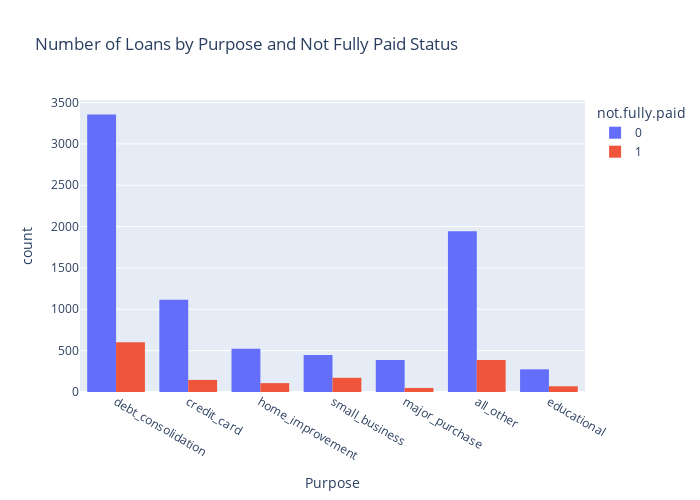

The code cell stored with this chart in its notebook:
### Markdown cell above
** Create a countplot using seaborn showing the counts of loans by purpose, with the color hue defined by not.fully.paid. **

### Code cell
import plotly.express as px

fig = px.histogram(loans, x="purpose", color="not.fully.paid", 
                   labels={"purpose":"Purpose", "count":"Count"},
                   title="Number of Loans by Purpose and Not Fully Paid Status",
                   barmode="group"
                  )
fig.update_layout(width=700, height=500)

fig.show()

### Figure 1 — Plotly figure (JSON) as saved in the notebook; plotly's stock layout.template omitted (floating-point values rounded to 4 significant figures; data arrays with more than 128 entries replaced by an {"elided": "..."} marker saying what was removed)
{"data": [{"alignmentgroup": "True", "bingroup": "x", "hovertemplate": "not.fully.paid=0<br>Purpose=%{x}<br>count=%{y}<extra></extra>", "legendgroup": "0", "marker": {"color": "#636efa", "pattern": {"shape": ""}}, "name": "0", "offsetgroup": "0", "orientation": "v", "showlegend": true, "type": "histogram", "x": {"elided": "8045 str values"}, "xaxis": "x", "yaxis": "y"}, {"alignmentgroup": "True", "bingroup": "x", "hovertemplate": "not.fully.paid=1<br>Purpose=%{x}<br>count=%{y}<extra></extra>", "legendgroup": "1", "marker": {"color": "#EF553B", "pattern": {"shape": ""}}, "name": "1", "offsetgroup": "1", "orientation": "v", "showlegend": true, "type": "histogram", "x": {"elided": "1533 str values"}, "xaxis": "x", "yaxis": "y"}], "layout": {"barmode": "group", "height": 500, "legend": {"title": {"text": "not.fully.paid"}, "tracegroupgap": 0}, "title": {"text": "Number of Loans by Purpose and Not Fully Paid Status"}, "width": 700, "xaxis": {"anchor": "y", "domain": [0, 1], "title": {"text": "Purpose"}}, "yaxis": {"anchor": "x", "domain": [0, 1], "title": {"text": "count"}}}}
